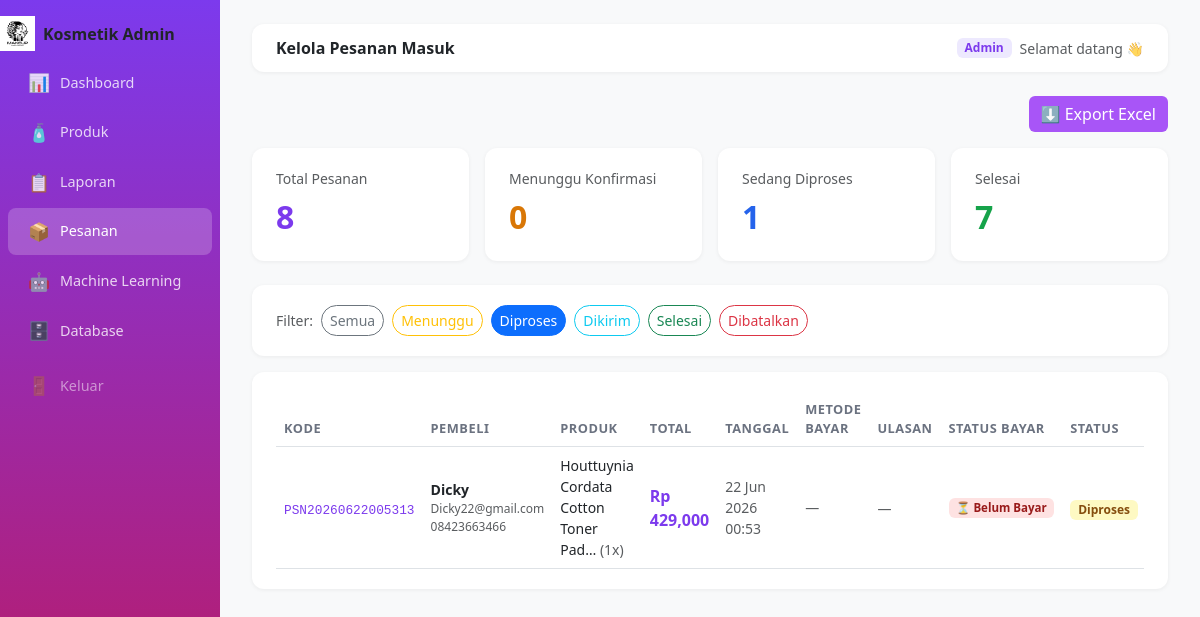
The app's page /pesanan?status=Diproses (signed in), older data.
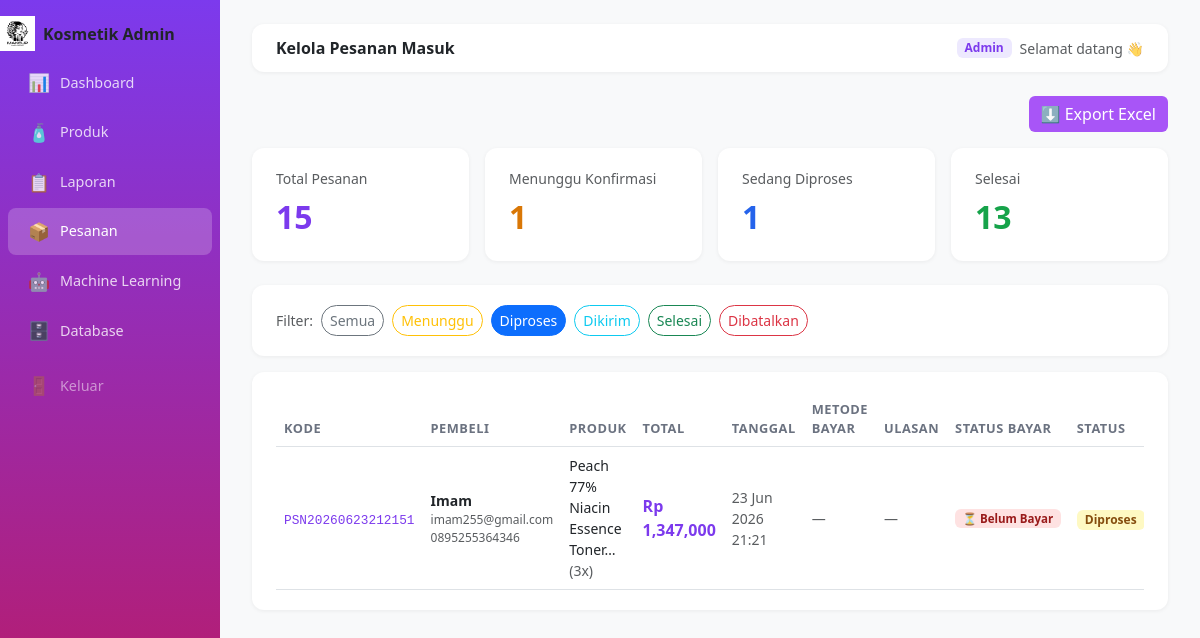
The same page, newer data.
### admin/app_admin.py (models this page shows)
class Pesanan(db.Model):
    id           = db.Column(db.Integer, primary_key=True)
    kode         = db.Column(db.String(30), unique=True)
    nama_pembeli = db.Column(db.String(100))
    email        = db.Column(db.String(100))
    no_hp        = db.Column(db.String(20))
    alamat       = db.Column(db.Text)
    total_harga  = db.Column(db.Float)
    status       = db.Column(db.String(20), default='Menunggu')
    status_bayar = db.Column(db.String(20), default='Belum Bayar')
    tanggal      = db.Column(db.String(30))
    metode_bayar = db.Column(db.String(50), default='')
    items        = db.relationship('PesananItem', backref='pesanan')

class PesananItem(db.Model):
    id         = db.Column(db.Integer, primary_key=True)
    pesanan_id = db.Column(db.Integer, db.ForeignKey('pesanan.id'))
    produk_id  = db.Column(db.Integer, db.ForeignKey('produk.id'))
    jumlah     = db.Column(db.Integer)
    harga_saat = db.Column(db.Float)
    produk     = db.relationship('Produk')

class Produk(db.Model):
    id          = db.Column(db.Integer, primary_key=True)
    brand       = db.Column(db.String(100))
    nama        = db.Column(db.String(200))
    tipe        = db.Column(db.String(50))
    ukuran      = db.Column(db.String(50))
    harga       = db.Column(db.Float)
    stok        = db.Column(db.Integer, default=0)
    terjual     = db.Column(db.Integer, default=0)
    rating      = db.Column(db.Float, default=0)
    bpom_id     = db.Column(db.String(50))
    url         = db.Column(db.String(300))
    deskripsi   = db.Column(db.Text)
    ingredients = db.Column(db.Text)
    gambar      = db.Column(db.String(200))

### admin/app_admin.py (the view)
@app.route('/pesanan')
def pesanan():
    if not cek_login(): return redirect('/')
    status_filter = request.args.get('status','')
    query = Pesanan.query
    if status_filter: query = query.filter(Pesanan.status==status_filter)
    pesanan_list = query.order_by(Pesanan.id.desc()).all()
    return render_template('admin_pesanan.html', pesanan_list=pesanan_list,
        status_filter=status_filter,
        total_pesanan=Pesanan.query.count(),
        total_menunggu=Pesanan.query.filter_by(status='Menunggu').count(),
        total_diproses=Pesanan.query.filter_by(status='Diproses').count(),
        total_selesai=Pesanan.query.filter_by(status='Selesai').count())

### admin/app_admin.py (called while the page is built)
def cek_login():
    return session.get('login', False)

### admin/templates/admin_pesanan.html (shortened to what the changed rows need)
{% extends 'base.html' %} {% block title %}Kelola Pesanan{% endblock %}  {% block content %}
<div class="row g-3 mb-4">
  <div class="col-md-3">
    <div class="card-stat">
      <div class="text-muted small mb-1">Total Pesanan</div>
      <div class="fs-2 fw-bold" style="color: #7c3aed">{{ total_pesanan }}</div>
    </div>
  </div>
  <div class="col-md-3">
    <div class="card-stat">
      <div class="text-muted small mb-1">Menunggu Konfirmasi</div>
      <div class="fs-2 fw-bold" style="color: #d97706">
        {{ total_menunggu }}
      </div>
    </div>
  </div>
  <div class="col-md-3">
    <div class="card-stat">
      <div class="text-muted small mb-1">Selesai</div>
      <div class="fs-2 fw-bold" style="color: #16a34a">{{ total_selesai }}</div>
    </div>
  </div>
</div>
<div class="card-stat mb-3 d-flex gap-2 flex-wrap align-items-center">
  <span class="text-muted small">Filter:</span>
  <a
    href="/pesanan"
    class="btn btn-sm {% if not status_filter %}btn-purple text-white{% else %}btn-outline-secondary{% endif %}"
    style="border-radius:20px;{% if not status_filter %}background:#a855f7;border-color:#a855f7{% endif %}"
    >Semua</a
  >
  {% for s, warna in
  [('Menunggu','warning'),('Diproses','primary'),('Dikirim','info'),('Selesai','success'),('Dibatalkan','danger')]
  %}
  <a
    href="/pesanan?status={{ s }}"
    class="btn btn-sm btn-outline-{{ warna }} {% if status_filter==s %}active{% endif %}"
    style="border-radius: 20px"
    >{{ s }}</a
  >
  {% endfor %}
</div>
<div class="card-stat">
  <div class="table-responsive">
    <table class="table table-hover align-middle mb-0">
      <thead>
        <tr>
          <th>Kode</th>
          <th>Pembeli</th>
          <th>Produk</th>
          <th>Total</th>
          <th>Tanggal</th>
          <th>Metode Bayar</th>
          <th>Ulasan</th>
          <th>Status Bayar</th>
          <th>Status</th>
        </tr>
      </thead>
      <tbody>
        {% for p in pesanan_list %}
        <tr>
          <td>
            <code style="color: #7c3aed; font-size: 0.8rem">{{ p.kode }}</code>
          </td>
          <td>
            <div class="fw-semibold small">{{ p.nama_pembeli }}</div>
            <div class="text-muted" style="font-size: 0.75rem">
              {{ p.email }}
            </div>
            <div class="text-muted" style="font-size: 0.75rem">
              {{ p.no_hp }}
            </div>
          </td>
          <td class="small">
            {% for item in p.items %}
            <div>
              {{ item.produk.nama[:35] if item.produk else '-' }}…
              <span class="text-muted">({{ item.jumlah }}x)</span>
            </div>
            {% endfor %}
          </td>
          <td class="fw-bold" style="color: #7c3aed">
            Rp {{ "{:,.0f}".format(p.total_harga) }}
          </td>
          <td class="text-muted small">{{ p.tanggal }}</td>
          <td class="small">
            {% if p.metode_bayar %}
            <span
              class="badge"
              style="background: #ede9fe; color: #7c3aed; font-size: 0.75rem"
            >
              {{ p.metode_bayar }}
            </span>
            {% else %}
            <span class="text-muted">—</span>
            {% endif %}
          </td>
          <td style="max-width: 180px">
            {% if p.status == 'Selesai' %} {% set rev = p.reviews %} {% if rev
            %} {% for r in rev %}
            <div class="mb-1">
              <div>{% for i in range(r.rating) %}⭐{% endfor %}</div>
              <div class="fw-semibold small">{{ r.nama }}</div>
              <div
                class="text-muted"
                style="font-size: 0.75rem; line-height: 1.4"
              >
                "{{ r.komentar[:80] }}{% if r.komentar|length > 80 %}…{% endif
                %}"
              </div>
              <div class="text-muted" style="font-size: 0.7rem">
                {{ r.tanggal }}
              </div>
            </div>
            {% endfor %} {% else %}
            <span class="text-muted small">Belum ada ulasan</span>
            {% endif %} {% else %}
            <span class="text-muted small">—</span>
            {% endif %}
          </td>
          <td>
            {% set sb = p.status_bayar if p.status_bayar else 'Belum Bayar' %}
            {% set is_cod = p.metode_bayar == 'Bayar di Tempat (COD)' %} {% if
            is_cod %}
            <span
              class="badge"
              style="background: #dcfce7; color: #166534; font-size: 0.72rem"
              >COD</span
            >
            {% elif sb == 'Sudah Bayar' %}
            <span
              class="badge"
              style="background: #dcfce7; color: #166534; font-size: 0.72rem"
              >✅ Sudah Bayar</span
            >
            {% else %}
            <div>
              <span
                class="badge mb-1"
                style="background: #fee2e2; color: #991b1b; font-size: 0.72rem"
                >⏳ Belum Bayar</span
              >
              <br />
            </div>
            {% endif %}
          </td>
          <td>
            <span
              class="badge px-2 py-1"
              style="font-size:.75rem;
            background:{% if p.status=='Selesai' %}#dcfce7;color:#166534
            {% elif p.status=='Dikirim' %}#dbeafe;color:#1e40af
            {% elif p.status=='Diproses' %}#fef9c3;color:#854d0e
            {% elif p.status=='Dibatalkan' %}#fee2e2;color:#991b1b
            {% else %}#fef9c3;color:#854d0e{% endif %}"
            >
              {{ p.status }}
            </span>
          </td>
        </tr>
        {% endfor %}
      </tbody>
    </table>
  </div>
</div>
{% endblock %}

Row changes from the older to the newer data that the page shows:
no longer on this page (row edited): Pesanan: kode "PSN20260622005313", nama_pembeli "Dicky", email "Dicky22@gmail.com", no_hp "08423663466", total_harga "429,000", tanggal "22 Jun 2026 00:53", status_bayar "⏳ Belum Bayar", status "Diproses"
no longer on this page (row unchanged): PesananItem: produk "Houttuynia Cordata Cotton Toner Pad", jumlah "1", shown under "PSN20260622005313"
added Pesanan: kode "PSN20260623212151", nama_pembeli "Imam", email "imam255@gmail.com", no_hp "0895255364346", total_harga "1,347,000", tanggal "23 Jun 2026 21:21", status_bayar "⏳ Belum Bayar", status "Diproses"
added PesananItem: produk "Peach 77% Niacin Essence Toner", jumlah "3", shown under "PSN20260623212151"
Text that changed along with them:
{{ total_pesanan }}: "8" → "15"
{{ total_menunggu }}: "0" → "1"
{{ total_selesai }}: "7" → "13"
